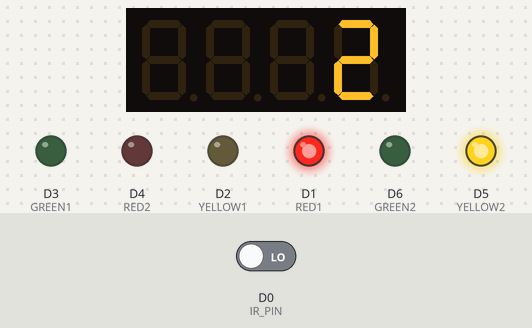
Bench run of a sketch on a simulated ESP8266 (NodeMCU). Shown: 4-digit seven-segment display, output pins drawn as LEDs (lit = HIGH). Inputs (shaded band) come from the test bench; at power-on: D0 (IR_PIN) LOW.

Above: at 18.0 s.
18.1 s: D0 (IR_PIN) driven HIGH
At 21.2 s:
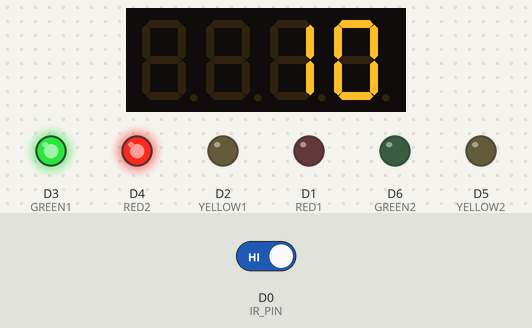
28.3 s: D0 (IR_PIN) driven LOW
At 32.4 s:
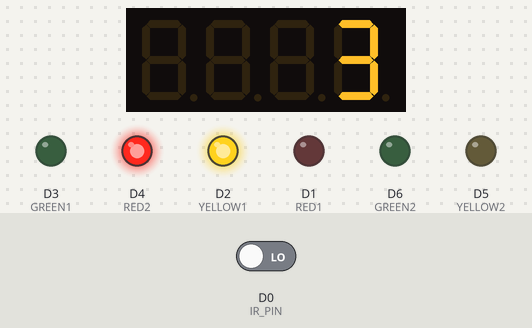
At 42.6 s:
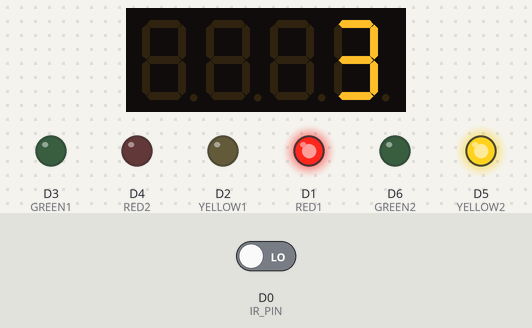
Timing chart, 0 to 44.1 s (numbered marks = the images above; inputs shaded):
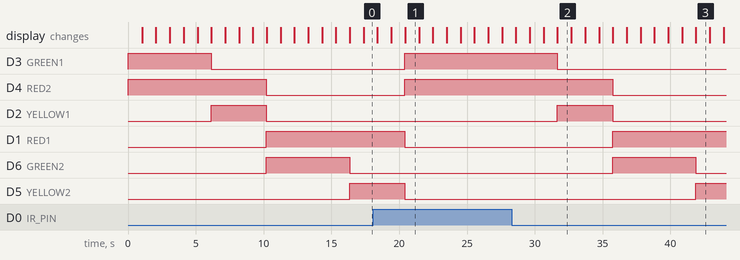

Measured:
- after the input at 18.1 s, D3 (GREEN1): goes on until 20.4 s, then stays HIGH; D2 (YELLOW1): stays LOW (without the input it goes to HIGH after 8.4 s)
- after the input at 28.3 s, D5 (YELLOW2): LOW → HIGH after 13.6 s
- what the display in image 1 shows lasts 1.1 s, from 20.4 s to 21.5 s

The sketch:

sketch_tieuluan.ino
```cpp
#include <TM1637Display.h>

// TM1637
#define CLK  D8
#define DIO  D7
TM1637Display tm1637(CLK, DIO);

// Cụm 1
#define RED1     D1
#define YELLOW1  D2
#define GREEN1   D3
// Cụm 2
#define RED2     D4
#define YELLOW2  D5
#define GREEN2   D6

// Chân cảm biến IR
#define IR_PIN   D0  // Chân D0 cho cảm biến IR

void setup() {
  tm1637.setBrightness(7);

  pinMode(RED1, OUTPUT);
  pinMode(YELLOW1, OUTPUT);
  pinMode(GREEN1, OUTPUT);
  pinMode(RED2, OUTPUT);
  pinMode(YELLOW2, OUTPUT);
  pinMode(GREEN2, OUTPUT);

  pinMode(IR_PIN, INPUT);  // Chân IR là đầu vào

  // Tắt tất cả đèn
  allLightsOff();
}

void loop() {
  // ===== Pha 1: Cụm 1 Xanh – Cụm 2 Đỏ =====
  digitalWrite(RED1, LOW);
  digitalWrite(GREEN1, HIGH);
  digitalWrite(YELLOW1, LOW);

  digitalWrite(RED2, HIGH);
  digitalWrite(YELLOW2, LOW);
  digitalWrite(GREEN2, LOW);

  int irState = digitalRead(IR_PIN);  // Đọc tín hiệu từ cảm biến IR

  if (irState == HIGH) {
    countdown(10);  // Nếu có xe (cảm biến IR nhận tín hiệu), đếm ngược 10 giây
  } else {
    countdown(5);  // Nếu không có xe, đếm ngược 5 giây
  }

  // ===== Pha 2: Cụm 1 Vàng – Cụm 2 Đỏ =====
  digitalWrite(GREEN1, LOW);
  digitalWrite(YELLOW1, HIGH);

  countdown(3); // Đếm ngược 3 giây

  // ===== Pha 3: Cụm 1 Đỏ – Cụm 2 Xanh =====
  digitalWrite(YELLOW1, LOW);
  digitalWrite(RED1, HIGH);

  digitalWrite(RED2, LOW);
  digitalWrite(GREEN2, HIGH);

  irState = digitalRead(IR_PIN);  // Đọc lại tín hiệu IR

  if (irState == HIGH) {
    countdown(10);  // Nếu có xe, đếm ngược 10 giây
  } else {
    countdown(5);  // Nếu không có xe, đếm ngược 5 giây
  }

  // ===== Pha 4: Cụm 1 Đỏ – Cụm 2 Vàng =====
  digitalWrite(GREEN2, LOW);
  digitalWrite(YELLOW2, HIGH);

  countdown(3); // Đếm ngược 3 giây

  digitalWrite(YELLOW2, LOW);
  digitalWrite(RED2, HIGH);
}

void countdown(int seconds) {
  for (int i = seconds; i >= 0; i--) {
    tm1637.showNumberDec(i, false); // Hiển thị số đếm ngược trên TM1637
    delay(1000); // Đợi 1 giây
  }
}

void allLightsOff() {
  digitalWrite(RED1, LOW);
  digitalWrite(YELLOW1, LOW);
  digitalWrite(GREEN1, LOW);
  digitalWrite(RED2, LOW);
  digitalWrite(YELLOW2, LOW);
  digitalWrite(GREEN2, LOW);
}
```
